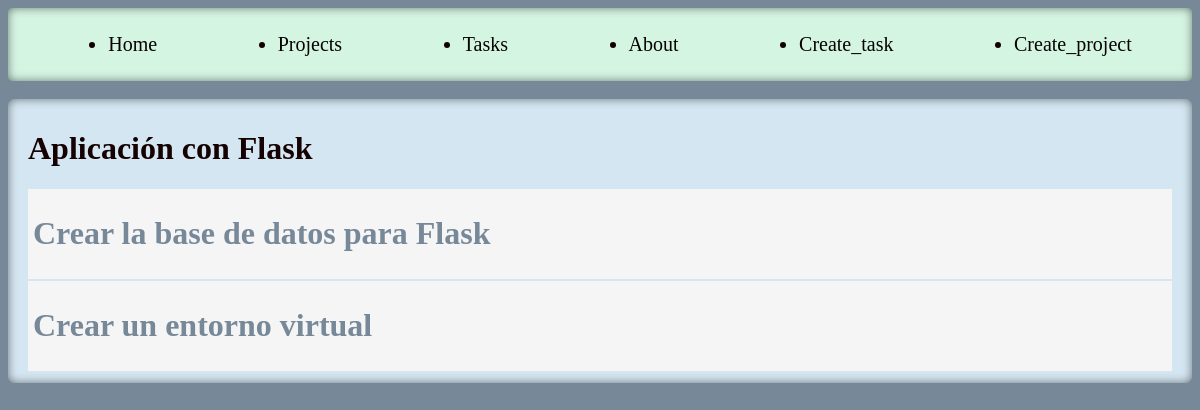
Page /projects/4 on the earlier database version.
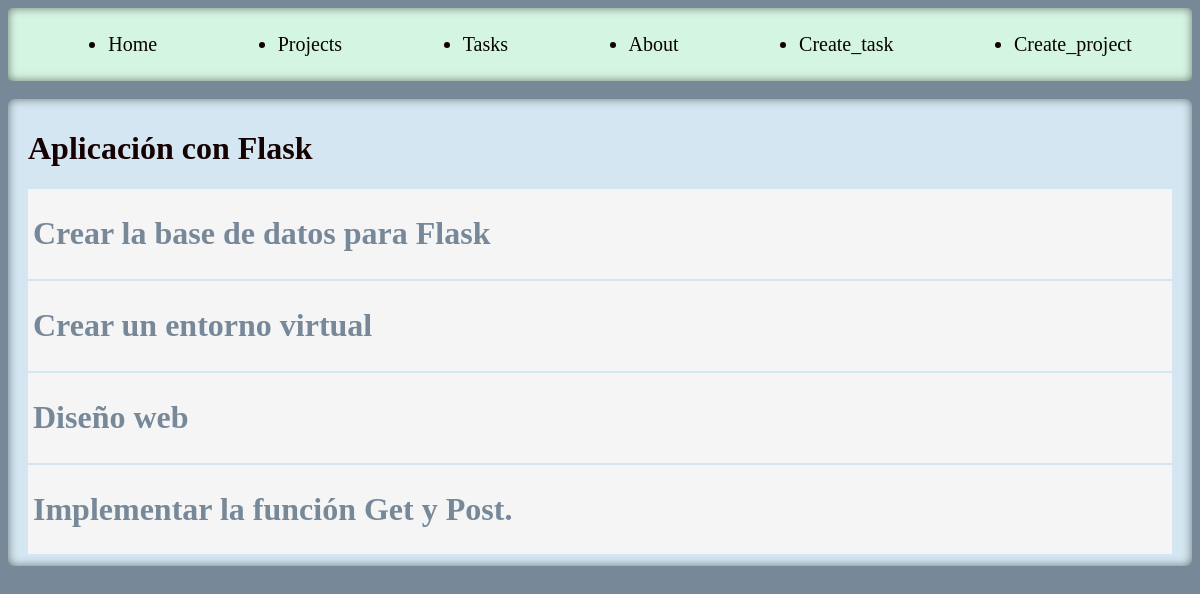
Same page on the later database version.
### myapp/models.py (models this page shows, shortened)
class Task(models.Model):
    title = models.CharField(max_length=200)
    description = models.TextField()
    project = models.ForeignKey(Project, on_delete=models.CASCADE)
    done = models.BooleanField(default=False)

### myapp/views.py (the view)
# urls.py: path('projects/<int:id>', views.project_detail, name='project_detail'),
def project_detail(request, id):
    project = get_object_or_404(Project, id=id)
    tasks = Task.objects.filter(project_id=id)
    return render(request, 'projects/detail.html', {
        'project': project,
        'tasks': tasks
    })

### myapp/models.py (called while the page is built)
    def __str__(self):
        return self.name

### myapp/Templates/projects/detail.html (shortened to what this page needs)
{% extends "layout/base.html" %}
{% block content %}
<h1>{{project}}</h1>
{% for task in tasks%}
<div class='card'>
    <h1>{{task.title}}</h1>
</div>
{% endfor%}
{% endblock %}

Differences in the rows shown:
added Task: title "Diseño web"
added Task: title "Implementar la función Get y Post."
